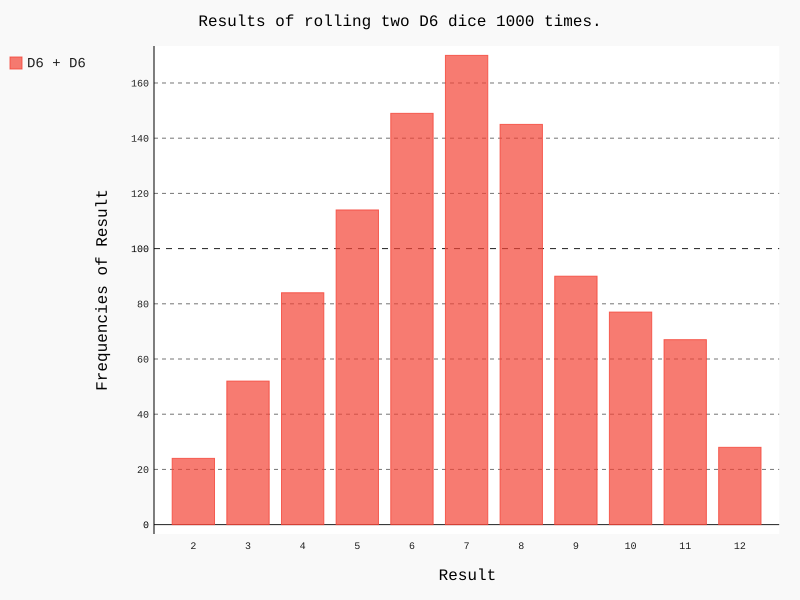

Here is the Python script that generated this plot:
# _*_ coding :UTF-8 _*_
# 开发人员：C
# 开发时间：2019/5/5 14:39
# 文件名称：dice_visual.py
# 开发软件：PyCharm
import pygal
from die import Die

#创建两个D6骰子
die_1 = Die()
die_2 = Die()
#掷几次骰子，并将结果存储在一个列表中
results = []
for roll_num in range(1000):
    result =die_1.roll() + die_2.roll()
    results.append(result)
#列表解析
#results =[die_1.roll() + die_2.roll() for roll_num in range(1000)]

#分析结果
frequencies = []
max_result = die_1.num_sides + die_2.num_sides
for value in range(2,max_result + 1):
    frequency = results.count(value) #统计各个数字在列表results中出现的次数
    frequencies.append(frequency)
#列表解析
#frequencies = [results.count(value) for value in range(2,max_results + 1)]

#对结果进行可视化
hist = pygal.Bar()
hist.title = "Results of rolling two D6 dice 1000 times."
hist.x_labels = ['2','3','4','5','6','7','8','9','10','11','12']
#列表解析
#hist.x_labels = [str(x) for x in range(2,max_result + 1)]
hist.x_title = "Result"
hist.y_title = "Frequencies of Result"

hist.add('D6 + D6',frequencies)
hist.render_to_file('dice_visual.svg')

print(frequencies)
